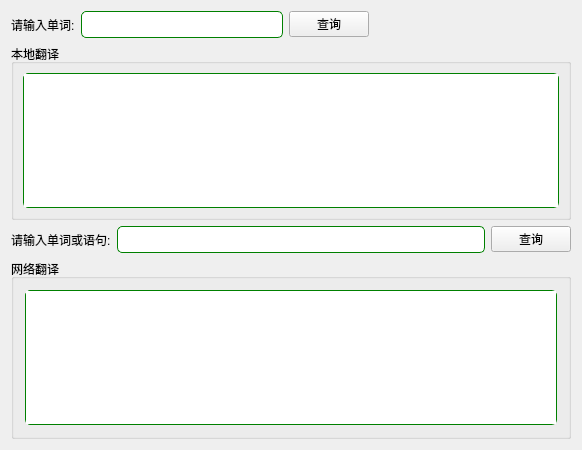
<?xml version="1.0" encoding="UTF-8"?>
<ui version="4.0">
 <class>QueryWordsWidget</class>
 <widget class="QWidget" name="QueryWordsWidget">
  <property name="geometry">
   <rect>
    <x>0</x>
    <y>0</y>
    <width>582</width>
    <height>450</height>
   </rect>
  </property>
  <property name="windowTitle">
   <string>Form</string>
  </property>
  <property name="styleSheet">
   <string notr="true">QPlainTextEdit {
	font: 13pt &quot;宋体&quot;;
	border-radius: 5px;
	border: 1px solid green;
}

QLineEdit {
	min-height: 25px;
	border-radius: 5px;
	border: 1px solid green;
}</string>
  </property>
  <layout class="QVBoxLayout" name="verticalLayout">
   <item>
    <layout class="QHBoxLayout" name="horizontalLayout">
     <item>
      <widget class="QLabel" name="label">
       <property name="text">
        <string>请输入单词:</string>
       </property>
      </widget>
     </item>
     <item>
      <widget class="QLineEdit" name="lineEdit_word">
       <property name="styleSheet">
        <string notr="true">QLineEdit {
	
}</string>
       </property>
      </widget>
     </item>
     <item>
      <widget class="QPushButton" name="pushButton_queryWord">
       <property name="text">
        <string>查询</string>
       </property>
      </widget>
     </item>
     <item>
      <spacer name="horizontalSpacer">
       <property name="orientation">
        <enum>Qt::Horizontal</enum>
       </property>
       <property name="sizeHint" stdset="0">
        <size>
         <width>40</width>
         <height>20</height>
        </size>
       </property>
      </spacer>
     </item>
    </layout>
   </item>
   <item>
    <spacer name="verticalSpacer_2">
     <property name="orientation">
      <enum>Qt::Vertical</enum>
     </property>
     <property name="sizeHint" stdset="0">
      <size>
       <width>20</width>
       <height>40</height>
      </size>
     </property>
    </spacer>
   </item>
   <item>
    <widget class="QGroupBox" name="groupBox">
     <property name="title">
      <string>本地翻译</string>
     </property>
     <layout class="QGridLayout" name="gridLayout_2">
      <item row="0" column="0">
       <widget class="QPlainTextEdit" name="plainTextEdit_show">
        <property name="readOnly">
         <bool>true</bool>
        </property>
       </widget>
      </item>
     </layout>
    </widget>
   </item>
   <item>
    <layout class="QHBoxLayout" name="horizontalLayout_2">
     <item>
      <widget class="QLabel" name="label_2">
       <property name="text">
        <string>请输入单词或语句:</string>
       </property>
      </widget>
     </item>
     <item>
      <widget class="QLineEdit" name="lineEdit_word_baidu">
       <property name="styleSheet">
        <string notr="true">QLineEdit {
	
}</string>
       </property>
      </widget>
     </item>
     <item>
      <widget class="QPushButton" name="pushButton_queryWord_baidu">
       <property name="text">
        <string>查询</string>
       </property>
      </widget>
     </item>
    </layout>
   </item>
   <item>
    <widget class="QGroupBox" name="groupBox_2">
     <property name="title">
      <string>网络翻译</string>
     </property>
     <layout class="QGridLayout" name="gridLayout">
      <property name="leftMargin">
       <number>11</number>
      </property>
      <property name="topMargin">
       <number>11</number>
      </property>
      <property name="rightMargin">
       <number>11</number>
      </property>
      <property name="bottomMargin">
       <number>11</number>
      </property>
      <property name="spacing">
       <number>7</number>
      </property>
      <item row="0" column="0">
       <widget class="QPlainTextEdit" name="plainTextEdit_baidu">
        <property name="readOnly">
         <bool>true</bool>
        </property>
       </widget>
      </item>
     </layout>
    </widget>
   </item>
   <item>
    <spacer name="verticalSpacer_3">
     <property name="orientation">
      <enum>Qt::Vertical</enum>
     </property>
     <property name="sizeHint" stdset="0">
      <size>
       <width>20</width>
       <height>40</height>
      </size>
     </property>
    </spacer>
   </item>
  </layout>
 </widget>
 <resources/>
 <connections/>
</ui>
